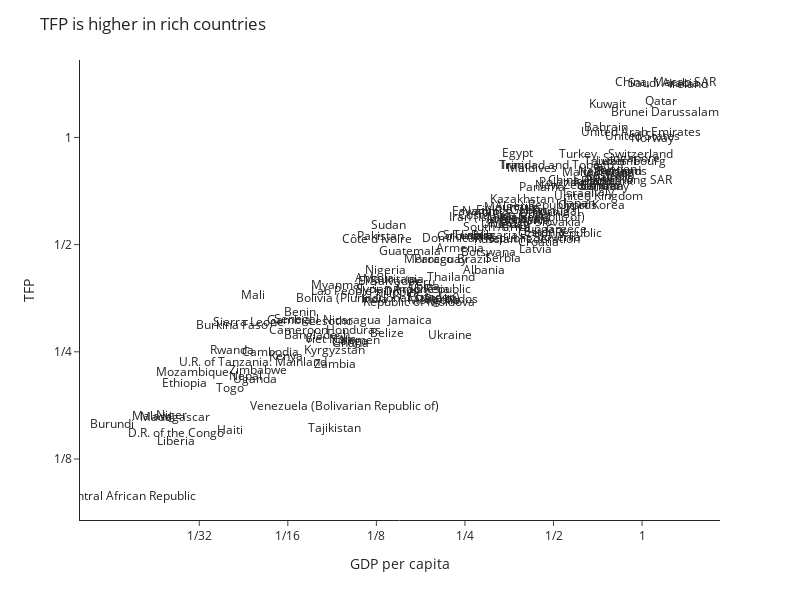

The cell this chart's notebook holds for it:
### Markdown cell above
Just like with growth accounting, "this is it". After having chosen our measures of capital, human capital, etc., the analysis is very simple.

Below, we plot output per capita relative to the US and total-factor productivity relative to the US. The main takeaway is that TFP lines up well with GDP per capita. I.e., high income countries have higher TFP and that GDP per capita.

### Code cell
data['output_per_capita_rel_US'] = data['output_per_capita']/data['output_per_capita'].loc['United States']
data['output_per_capita_implied_rel_US'] = data['output_per_capita_implied']/data['output_per_capita_implied'].loc['United States']

data['output_per_capita_rel_DE'] = data['output_per_capita']/data['output_per_capita'].loc['Germany']
data['output_per_capita_implied_rel_DE'] = data['output_per_capita_implied']/data['output_per_capita_implied'].loc['Germany']

fig = px.scatter(data, 'output_per_capita_rel_US', 'TFP_rel_US', text = data.index,
                 log_x = True, log_y=True)
fig.update_traces(mode='text')
#fig2 = px.line(x=[1/32,1.4],y=[1/32,1.4], log_x = True, log_y=True)
#fig = go.Figure(data = fig1.data + fig2.data, log_x=True)

fig.update_layout(template = 'simple_white',
                  width = 800, height = 600,
                  xaxis_title = 'GDP per capita',
                  yaxis_title = 'TFP',
                  title = 'TFP is higher in rich countries')

fig.update_xaxes(tickvals = [1/32, 1/16, 1/8, 1/4, 1/2, 1],
                 ticktext = ["1/32", "1/16", "1/8", "1/4", "1/2", "1"])
fig.update_yaxes(tickvals = [1/32, 1/16, 1/8, 1/4, 1/2, 1],
                 ticktext = ["1/32", "1/16", "1/8", "1/4", "1/2", "1"])

### Figure 1 — Plotly figure (JSON) as saved in the notebook; plotly's stock layout.template omitted (floating-point values rounded to 4 significant figures; data arrays with more than 128 entries replaced by an {"elided": "..."} marker saying what was removed)
{"data": [{"hovertemplate": "output_per_capita_rel_US=%{x}<br>TFP_rel_US=%{y}<br>index=%{text}<extra></extra>", "legendgroup": "", "marker": {"color": "#636efa", "symbol": "circle"}, "mode": "text", "name": "", "orientation": "v", "showlegend": false, "text": {"elided": "183 str values"}, "type": "scatter", "x": {"elided": "183 float values"}, "xaxis": "x", "y": {"elided": "183 float values"}, "yaxis": "y"}], "layout": {"height": 600, "legend": {"tracegroupgap": 0}, "margin": {"t": 60}, "title": {"text": "TFP is higher in rich countries"}, "width": 800, "xaxis": {"anchor": "y", "domain": [0, 1], "ticktext": ["1/32", "1/16", "1/8", "1/4", "1/2", "1"], "tickvals": [0.03125, 0.0625, 0.125, 0.25, 0.5, 1], "title": {"text": "GDP per capita"}, "type": "log"}, "yaxis": {"anchor": "x", "domain": [0, 1], "ticktext": ["1/32", "1/16", "1/8", "1/4", "1/2", "1"], "tickvals": [0.03125, 0.0625, 0.125, 0.25, 0.5, 1], "title": {"text": "TFP"}, "type": "log"}}}
